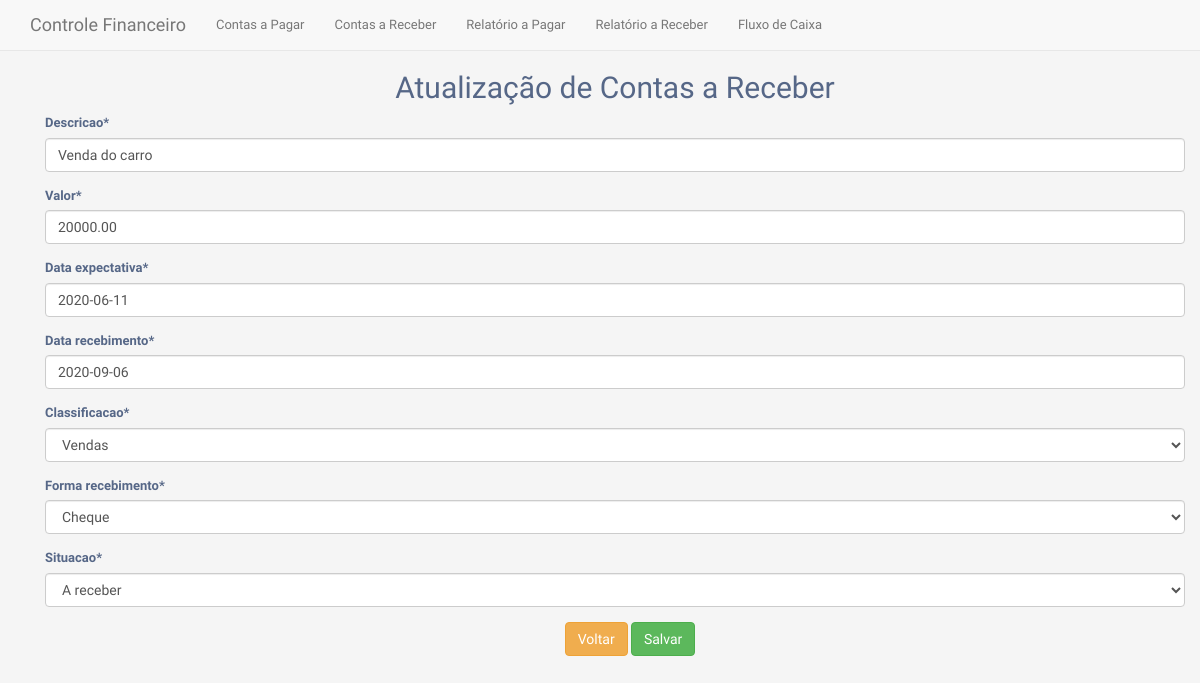
Screenshot of /recebimento/atualizar/2/ with the database file from the repository.
### contas/models.py (models this page shows, shortened)
class ContasReceber(models.Model):
    descricao = models.CharField(max_length=200)
    valor = models.DecimalField(max_digits=7, decimal_places=2)
    data_expectativa = models.DateField(null = True)
    data_recebimento = models.DateField(null = True)
    dt_criacao = models.DateTimeField(auto_now_add=True)
    CR_CLASSIFICACAO_CHOICES = [
        ('1', 'Serviços Prestados'),
        ('2', 'Salario'),
        ('3', 'Vendas'),
        ('4', 'Outros'),
    ]
    classificacao = models.CharField(
        max_length=4,
        choices=CR_CLASSIFICACAO_CHOICES,
        default=1,
    )
    CR_FORMA_RECEBIMENTO_CHOICES = [
        ('1', 'Dinheiro'),
        ('2', 'Cheque'),
        ('3', 'Cartão Credito'),
        ('4', 'Cartão Debito'),
        ('5', 'Deposito'),
        ('6', 'Vale'),
        ('7', 'Outros'),
    ]
    forma_recebimento = models.CharField(
        max_length=4,
        choices=CR_FORMA_RECEBIMENTO_CHOICES,
        default=1,
    )
    CR_SITUACAO_CHOICES = [
        ('1', 'Recebido'),
        ('2', 'A receber'),
    ]
    situacao = models.CharField(
        max_length=4,
        choices=CR_SITUACAO_CHOICES,
        default=2,
    )
    class Meta:
        verbose_name_plural: 'ContasReceber'

### contas/views/contas_receber.py (the view)
# urls.py: path('recebimento/atualizar/<int:pk>/', crv.atualizar, name="atualizar_recebimento"),
def atualizar(request, pk):
    data = {}
    conta = ContasReceber.objects.get(id=pk)
    form = ContasReceberForm(request.POST or None, instance=conta)
    if form.is_valid():
        form.save()
        return redirect('listar_recebimento')
    data['operacao'] = 'Atualização de Contas a Receber'
    data['form'] = form
    return render(request, 'contas/contasReceberCreateUpdate.html', data)

### contas/forms/contasreceber_form.py
class ContasReceberForm(ModelForm):
    class Meta:
        model = ContasReceber
        fields = ['descricao', 'valor', 'data_expectativa', 'data_recebimento', 'classificacao', 'forma_recebimento', 'situacao']

### contas/templates/contas/contasReceberCreateUpdate.html
{% extends 'contas/base.html' %} {% load crispy_forms_tags %} {% block content %}
<div class="container">
    <h2 class="text-center">{{ operacao }}</h2>
    <form method="post">
        {% csrf_token %} {{ form|crispy }}
        <div class="container">
            <div class="row">
                <div class="col text-center">
                    <a href="{% url 'listar_recebimento' %}" class="btn btn-warning"><span>Voltar</span></a>
                    <button type="submit" class="btn btn-success">Salvar</button>
                </div>
            </div>
        </div>
    </form>
</div>
{% endblock %}

### contas/static/css/contas.css (style rules this page uses)
body { color: #566787; background: #f5f5f5; font-family: 'Varela Round', sans-serif; font-size: 13px; }

### rows the page displays
ContasReceber: descricao "Venda do carro", valor "20000.00", data_expectativa "2020-06-11", data_recebimento "2020-09-06", classificacao "Vendas", forma_recebimento "Cheque", situacao "A receber"

### other values shown
{{ operacao }} "Atualização de Contas a Receber"
